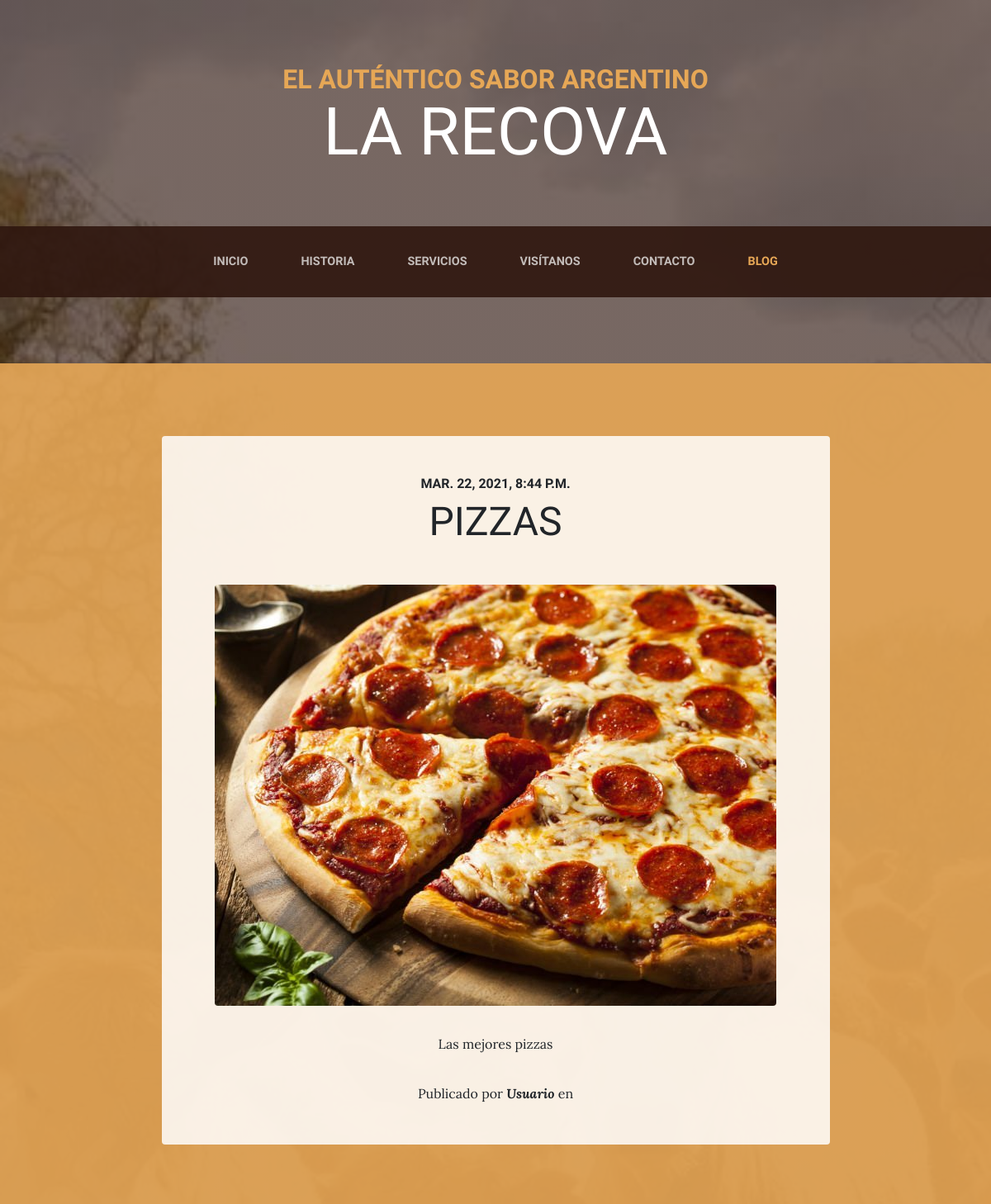
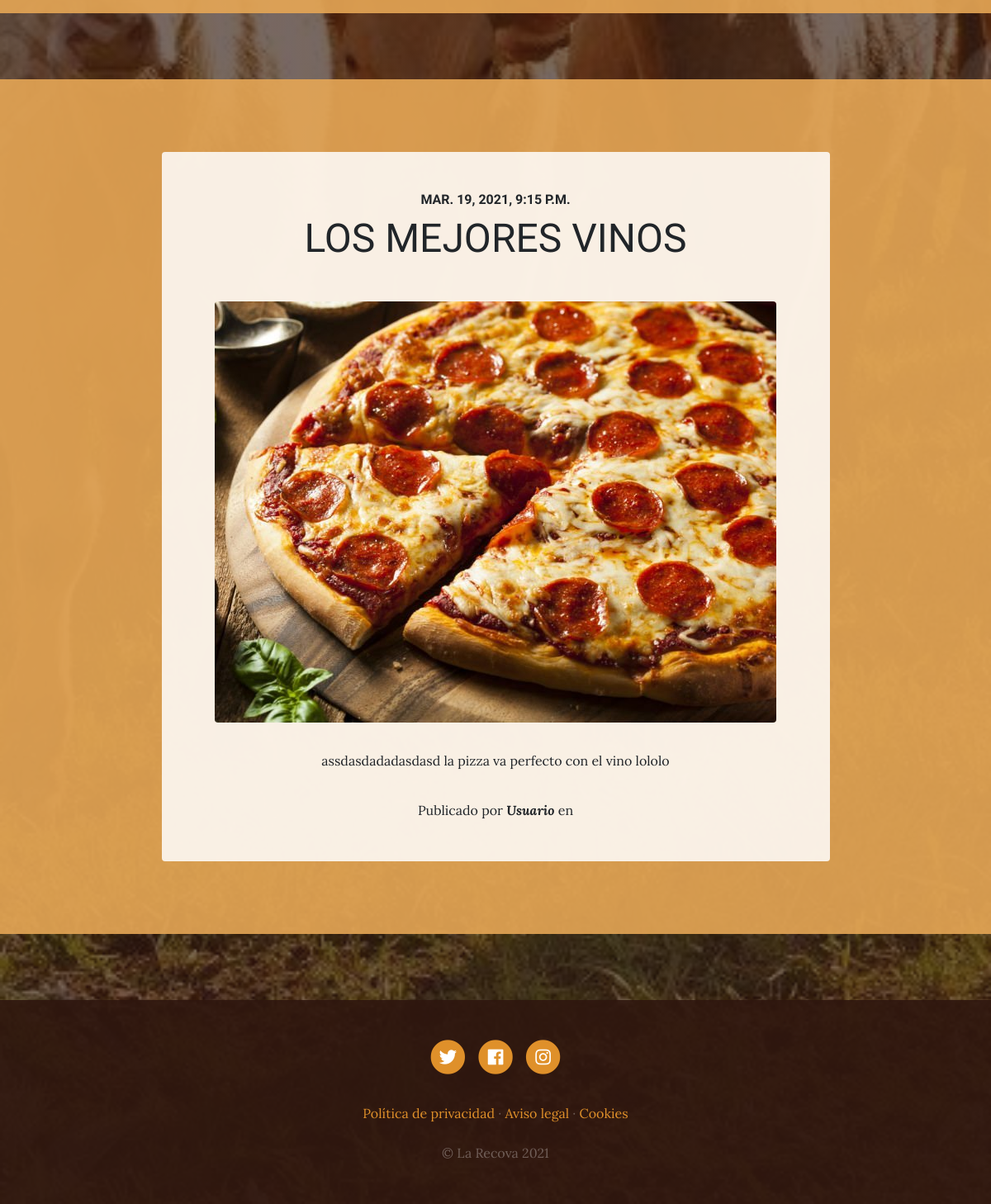
Screenshot of /blog/ with the database file from the repository (2 pictures, top to bottom).
### blog/models.py (models this page shows, shortened)
class Post(models.Model):
    title = models.CharField(max_length=200, verbose_name="Titulo")
    content = models.TextField(verbose_name = "Contenido")
    image = models.ImageField( verbose_name = "Imagén", upload_to="blog", null=True, blank=True)
    published = models.DateTimeField(verbose_name="Fecha de Publicacion", default=now)
    author = models.ForeignKey(User, verbose_name="Autor", on_delete=models.CASCADE)
    categories = models.ManyToManyField(Category, verbose_name="Categorias", related_name='get_posts')
    created = models.DateTimeField( auto_now_add=True,  verbose_name = "Fecha de Creacion")
    updated =  models.DateTimeField( auto_now =True,  verbose_name = "Fecha de Actualización")
    class Meta:
            verbose_name = "Blog"
            verbose_name_plural = "Blogs"
            ordering  = ['-created']

### blog/views.py (the view)
# urls.py: path('', blog_views.blogs, name='blog'),
def blogs(request):
     blogs = Post.objects.all()
     return render(request, "blog/blog.html", {"blogs": blogs})

### blog/templates/blog/blog.html (shortened to what this page needs)
{% extends 'core/base.html' %}
{% block content %}
{% load static %}
  {% for blog in blogs %}
    <section class="page-section cta">
        <div class="container">
          <div class="row">
            <div class="col-xl-9 mx-auto">
              <div class="cta-innerv text-center rounded">
                <h2 class="section-heading mb-5">
                  <span class="section-heading-upper">{{blog.published}}</span>
                  <span class="section-heading-lower">{{blog.title}}</span>
                </h2>
                <p class="mb-0">
                  <img class="mx-auto d-flex rounded img-fluid mb-3 mb-lg-0" src="{{blog.image.url}}" alt="">
                </p>
                <p class="mb-0 mbt">
                 {{blog.content}}
                </p>
                <p class="mb-0 mbt">
                  <span class="section-heading-under">Publicado por <em><b>{{blog.author}}</b></em> en </span>
                </p>
              </div>
            </div>
          </div>
        </div>
      </section>
  {% endfor %}
{% endblock %}

### core/static/core/css/business-casual.css (style rules this page uses)
body { font-family: "Lora"; background: linear-gradient(rgba(47, 23, 15, 0.65), rgba(47, 23, 15, 0.65)), url("../img/bg.jpeg"); background-attachment: fixed; background-position: center; background-size: cover; }
h1, h2, h3, h4, h5, h6 { font-family: "Raleway"; }
p { line-height: 1.75; }
.page-section { margin-top: 5rem; margin-bottom: 5rem; }
.section-heading { text-transform: uppercase; }
.section-heading .section-heading-upper { display: block; font-size: 1rem; font-weight: 800; padding-bottom: 0.5rem; }
.section-heading .section-heading-lower { display: block; font-size: 3rem; font-weight: 100; }
.cta { padding-top: 5rem; padding-bottom: 5rem; background-color: rgba(230, 167, 86, 0.9); }
.cta .cta-innerv { position: relative; padding: 3rem; margin: 0.5rem; background-color: rgba(255, 255, 255, 0.85); }
.mbt { padding-top: 2rem; }

### rows the page displays
Post: published "MAR. 22, 2021, 8:44 P.M.", title "PIZZAS", image (picture), content "Las mejores pizzas", author "Usuario"
Post: published "MAR. 19, 2021, 9:15 P.M.", title "LOS MEJORES VINOS", image (picture), content "assdasdadadasdasd la pizza va perfecto con el vino lololo", author "Usuario"
